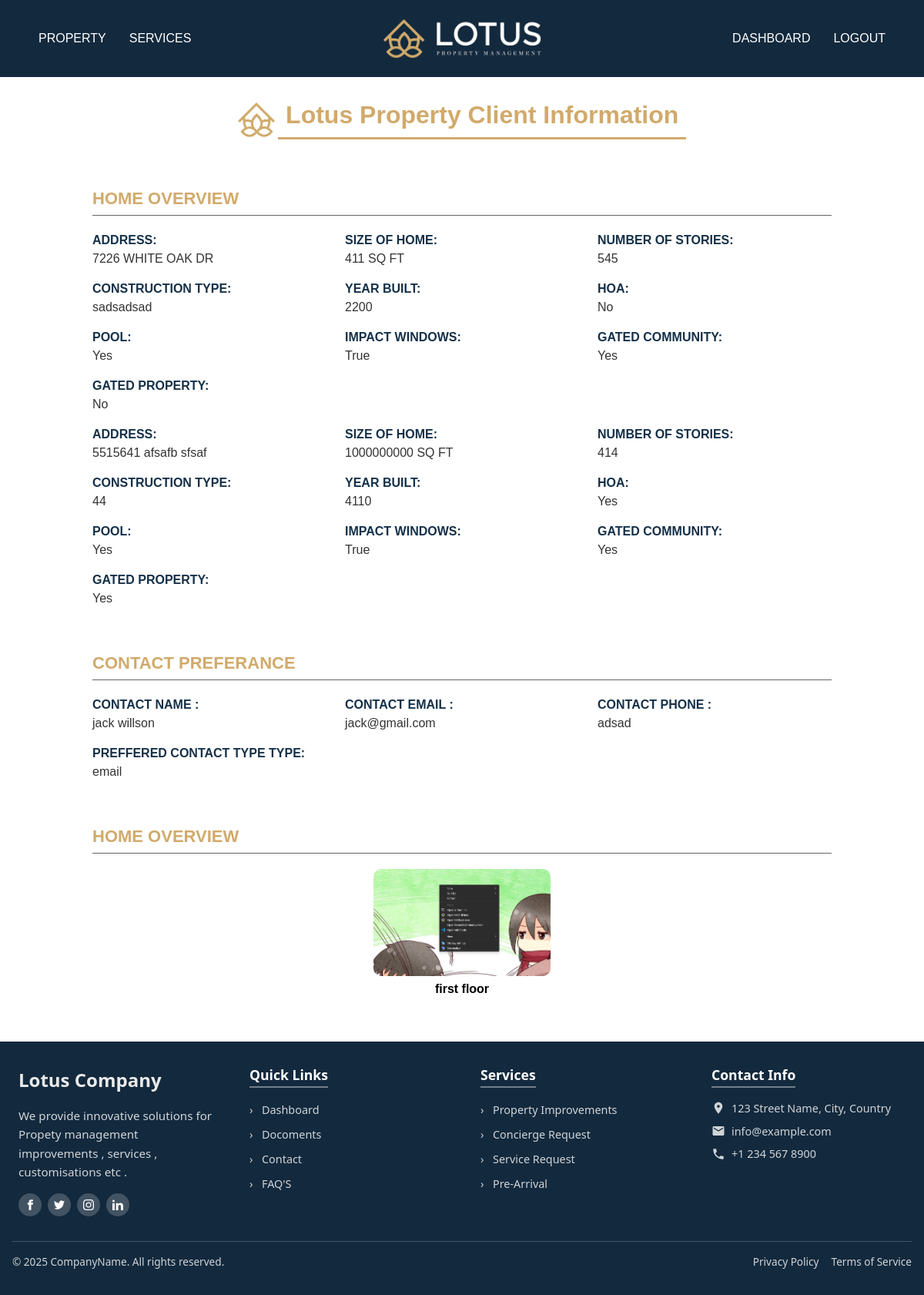
/my-properties/ (signed in), run on the app's committed database.
### propertydetails/models.py (models this page shows, shortened)
class PropertyManagement(models.Model):
    client = models.ForeignKey(Client, on_delete=models.CASCADE, related_name="properties")
    client_manager = models.ForeignKey(ClientManagers, on_delete=models.CASCADE, related_name="managed_properties")
    address = models.CharField(max_length=255)
    size_of_home = models.CharField(max_length=50)
    number_of_stories = models.PositiveIntegerField()
    construction_type = models.CharField(max_length=100)
    year_built = models.PositiveIntegerField()
    has_pool = models.BooleanField(default=False)
    gated_community = models.BooleanField(default=False)
    impact_windows = models.BooleanField(default=False)
    has_hoa = models.BooleanField(default=False)
    gated_property = models.BooleanField(default=False)
    PREFERRED_CONTACT_CHOICES = [
        ('email', 'Email'),
        ('phone', 'Phone'),
    ]
    preferred_contact_method = models.CharField(
        max_length=10, choices=PREFERRED_CONTACT_CHOICES, default='email'
    )
    created_at = models.DateTimeField(auto_now_add=True)
    floor_plan_1_name = models.CharField(max_length=100, blank=True, null=True)
    floor_plan_1_file = models.FileField(upload_to="floor_plans/", blank=True, null=True)
    floor_plan_2_name = models.CharField(max_length=100, blank=True, null=True)
    floor_plan_2_file = models.FileField(upload_to="floor_plans/", blank=True, null=True)
    floor_plan_3_name = models.CharField(max_length=100, blank=True, null=True)
    floor_plan_3_file = models.FileField(upload_to="floor_plans/", blank=True, null=True)
    floor_plan_4_name = models.CharField(max_length=100, blank=True, null=True)
    floor_plan_4_file = models.FileField(upload_to="floor_plans/", blank=True, null=True)

### mainapp/models.py (models this page shows, shortened)
class Client(models.Model):
    first_name = models.CharField(max_length=150)
    last_name = models.CharField(max_length=150)
    username = models.CharField(max_length=150, unique=True)
    email = models.EmailField(unique=True)
    password = models.CharField(max_length=255)  # Store hashed passwords
    address = models.CharField(max_length=255, blank=True, null=True)
    city = models.CharField(max_length=100, blank=True, null=True)
    state = models.CharField(max_length=100, blank=True, null=True)
    zipcode = models.CharField(max_length=10, blank=True, null=True)
    phone_number = models.CharField(max_length=15, unique=True, blank=True, null=True)
    PREFERRED_CONTACT_CHOICES = [
        ('email', 'Email'),
        ('phone', 'Phone'),
    ]
    preferred_contact_method = models.CharField(
        max_length=10, choices=PREFERRED_CONTACT_CHOICES, default='email'
    )
    contact1_name = models.CharField(max_length=150, blank=True, null=True)
    contact1_email = models.EmailField(blank=True, null=True)
    contact1_phone = models.CharField(max_length=15, blank=True, null=True)
    contact1_preferred = models.CharField(
        max_length=10, choices=PREFERRED_CONTACT_CHOICES, blank=True, null=True
    )
    contact2_name = models.CharField(max_length=150, blank=True, null=True)
    contact2_email = models.EmailField(blank=True, null=True)
    contact2_phone = models.CharField(max_length=15, blank=True, null=True)
    contact2_preferred = models.CharField(
        max_length=10, choices=PREFERRED_CONTACT_CHOICES, blank=True, null=True
    )
    contact3_name = models.CharField(max_length=150, blank=True, null=True)
    contact3_email = models.EmailField(blank=True, null=True)
    contact3_phone = models.CharField(max_length=15, blank=True, null=True)
    contact3_preferred = models.CharField(
        max_length=10, choices=PREFERRED_CONTACT_CHOICES, blank=True, null=True
    )
    created_at = models.DateTimeField(auto_now_add=True)

### mainapp/views.py (the view)
# urls.py: path('my-properties/', client_properties, name='client_properties'),
@client_login_required
def client_properties(request):
    client_id = request.session['client_id']  # Since decorator ensures login, we can directly access this
    client = Client.objects.get(id=client_id)  # Get the client instance
    properties = PropertyManagement.objects.filter(client=client)  # Get only this client's properties
    contacts = [
        {"name": client.contact1_name, "email": client.contact1_email, "phone": client.contact1_phone, "preferred": client.contact1_preferred},
        {"name": client.contact2_name, "email": client.contact2_email, "phone": client.contact2_phone, "preferred": client.contact2_preferred},
        {"name": client.contact3_name, "email": client.contact3_email, "phone": client.contact3_phone, "preferred": client.contact3_preferred},
    ]
    contacts = [c for c in contacts if c["name"]]
    return render(request, 'property/properties.html', {'properties': properties, 'contacts': contacts})

### mainapp/utils.py (called while the page is built)
def client_login_required(view_func):
    @wraps(view_func)
    def wrapper(request, *args, **kwargs):
        if 'client_id' not in request.session:  # Check if client is logged in
            return redirect('mainapp:client_login')  # Redirect to login page if not logged in
        return view_func(request, *args, **kwargs)
    return wrapper

### template/property/properties.html (shortened to what this page needs)
{% extends 'base.html' %}
{% load static %}
{% block content %}
    <div id="titile">
        <img style="width: 4%;" src="{% static 'img/smalllogo.png' %}" alt="">
        <h2 class="title">Lotus Property Client Information</h2>
    </div>
    <div class="property-container">
        <p class="section-title">Home Overview</p>
        {% if properties %}
            {% for property in properties %}
                <div class="row">
                    <div class="col-md-4">
                        <div class="info-box"><span>Address:</span> <div class="info-value">{{ property.address }}</div></div>
                    </div>
                    <div class="col-md-4">
                        <div class="info-box"><span>Size of Home:</span> <div class="info-value">{{ property.size_of_home }} SQ FT</div></div>
                    </div>
                    <div class="col-md-4">
                        <div class="info-box"><span>Number of Stories:</span> <div class="info-value">{{ property.number_of_stories }}</div></div>
                    </div>
                    <div class="col-md-4">
                        <div class="info-box"><span>Construction Type:</span> <div class="info-value">{{ property.construction_type }}</div></div>
                    </div>
                    <div class="col-md-4">
                        <div class="info-box"><span>Year Built:</span> <div class="info-value">{{ property.year_built }}</div></div>
                    </div>
                    <div class="col-md-4">
                        <div class="info-box"><span>HOA:</span> <div class="info-value">{{ property.has_hoa|yesno:"Yes,No" }}</div></div>
                    </div>
                    <div class="col-md-4">
                        <div class="info-box"><span>Pool:</span> <div class="info-value">{{ property.has_pool|yesno:"Yes,No" }}</div></div>
                    </div>
                    <div class="col-md-4">
                        <div class="info-box"><span>Impact Windows:</span> <div class="info-value">{{ property.impact_windows }}</div></div>
                    </div>
                    <div class="col-md-4">
                        <div class="info-box"><span>Gated Community:</span> <div class="info-value">{{ property.gated_community|yesno:"Yes,No" }}</div></div>
                    </div>
                    <div class="col-md-4">
                        <div class="info-box"><span>Gated Property:</span> <div class="info-value">{{ property.gated_property|yesno:"Yes,No" }}</div></div>
                    </div>
                </div>
            {% endfor %}
        {% else %}
            <p>No properties found.</p>
        {% endif %}
    </div>
    <div class="property-container">
        <p class="section-title">Contact preferance</p>
        {% if contacts %}
            {% for contact in contacts %}
                <div class="row">
                    <div class="col-md-4">
                        <div class="info-box"><span>Contact Name :</span> <div class="info-value">{{ contact.name }}</div></div>
                    </div>
                    <div class="col-md-4">
                        <div class="info-box"><span>Contact Email :</span> <div class="info-value">{{ contact.email }}</div></div>
                    </div>
                    <div class="col-md-4">
                        <div class="info-box"><span>Contact Phone :</span> <div class="info-value">{{ contact.phone }}</div></div>
                    </div>
                    <div class="col-md-4">
                        <div class="info-box"><span>Preffered Contact Type Type:</span> <div class="info-value">{{ contact.preferred }}</div></div>
                    </div>
                </div>
            {% endfor %}
        {% else %}
            <p>No additional contacts added.</p>
        {% endif %}
    </div>
    <div class="property-container">
        <p class="section-title">Home Overview</p>
        <div class="image-gallery">
            {% for property in properties %}
                {% if property.floor_plan_1_file %}
                    <div class="image-item">
                        <img src="{{ property.floor_plan_1_file.url }}" alt="{{ property.floor_plan_1_name }}" class="gallery-img">
                        <p class="image-caption">{{ property.floor_plan_1_name }}</p>
                    </div>
                {% endif %}
            {% endfor %}
        </div>
    </div>
{% endblock content %}

### template/property/properties.html (style rules this page uses)
body { background-color: #ffffff; color: #000000; }
.property-container { max-width: 80%; margin: 40px auto; }
.section-title { font-size: 22px; font-weight: bold; color: #d1aa6b; text-transform: uppercase; margin-bottom: 20px; border-bottom: 1px solid #666; padding-bottom: 5px; }
.info-box { margin-bottom: 15px; }
.info-box span { font-weight: bold; color: #143049; text-transform: uppercase; }
.info-value { font-size: 16px; color: #333; }
.title { text-align: center; font-size: 2rem; font-weight: bold; color: #d1aa6b; padding: 10px; border-bottom: 3px solid #d1aa6b; display: inline-block; margin: 20px auto; }
#titile { text-align: center; }
.property-container { width: 100%; }
.image-gallery { display: flex; flex-wrap: wrap; justify-content: center; gap: 10px; max-width: 1200px; margin: 0 auto; }
.image-item { display: flex; flex-direction: column; align-items: center; width: 24%; }
.gallery-img { width: 100%; height: auto; cursor: pointer; transition: transform 0.3s ease-in-out; border-radius: 10px; }
.image-caption { margin-top: 5px; font-size: 16px; font-weight: bold; color: #000; }

### data on the page
PropertyManagement: address "7226 WHITE OAK DR", size_of_home "411", number_of_stories "545", construction_type "sadsadsad", year_built "2200", has_hoa "No", has_pool "Yes", impact_windows "True", gated_community "Yes", gated_property "No", floor_plan_1_file (picture), floor_plan_1_name "first floor"
PropertyManagement: address "5515641 afsafb sfsaf", size_of_home "1000000000", number_of_stories "414", construction_type "44", year_built "4110", has_hoa "Yes", has_pool "Yes", impact_windows "True", gated_community "Yes", gated_property "Yes"
Client: name "jack willson", email "jack@gmail.com", phone "adsad", preferred "email"
